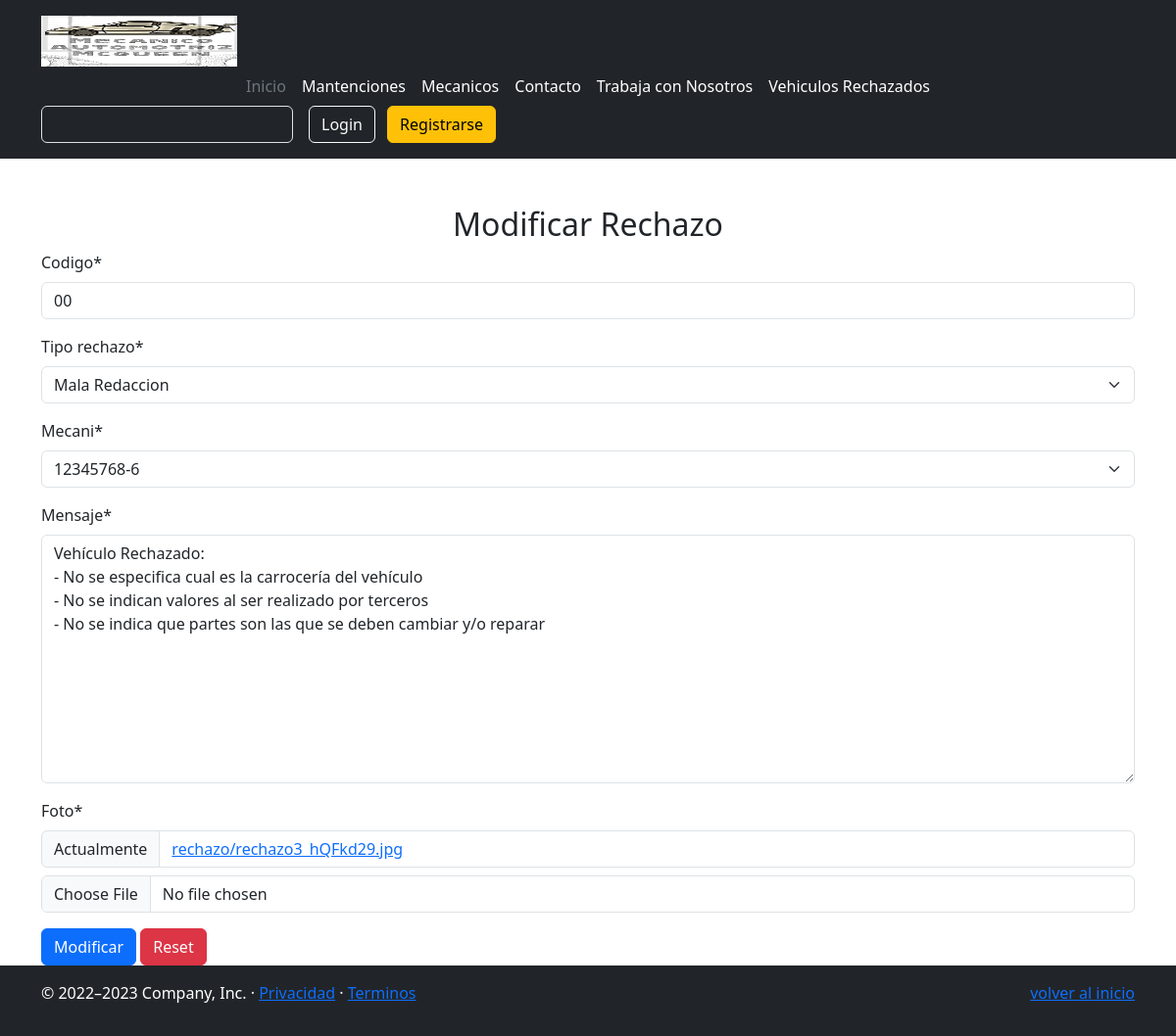
Screenshot of /mantenedor/rechazo/modificar/00 with the database file from the repository.
### appweb/models.py (models this page shows, shortened)
class Rechazo(models.Model):
    codigo = models.CharField(max_length=50)
    tipo_rechazo = models.IntegerField(choices=tipo_rechazo, default=0)
    mecani = models.ForeignKey(Mecanico, on_delete=models.CASCADE, null=True)
    mensaje = models.TextField(null=True)
    foto = models.ImageField(upload_to="rechazo", null=True)

### appweb/views.py (the view, shortened to what this page needs)
# urls.py: path('mantenedor/rechazo/modificar/<codigo>', modificar_rechazo, name="modificar_rechazo"),
def modificar_rechazo(request, codigo):
    rechazo = get_object_or_404(Rechazo, codigo=codigo)
    data = {
        "form" : RechazoForm(instance = rechazo)
    }
    return render(request, "mantenedor/rechazo/modificar.html", data)

### appweb/forms.py
class RechazoForm(forms.ModelForm):
    class Meta:
        model = Rechazo
        fields = "__all__"

### appweb/models.py (called while the page is built)
    def __str__(self):
        return self.rut

### appweb/templates/mantenedor/rechazo/modificar.html (shortened to what this page needs)
{% extends 'base.html' %}
{% load static %}
{% block contenido %}
{% load crispy_forms_tags %}
<div class="container mt-5">
    <div class="text-center">
        <h2 class="mt-4">Modificar Rechazo</h2>
    </div>
    <form id="formProf" method="POST" action="" enctype="multipart/form-data" >
      {{ form | crispy }}
      <button type="submit" class="btn btn-primary">Modificar</button>
      <button type="reset" class="btn btn-danger">Reset</button>
    </form>
  </div>
  {% endblock %}

### rows the page displays
Rechazo: codigo "00", tipo_rechazo "Mala Redaccion", mecani "12345768-6", mensaje "Vehículo Rechazado: - No se especifica cual es la carrocería del vehículo - No se indican valores al ser realizado por terceros - No se indica que partes son las que se deben cambiar y/o reparar"
